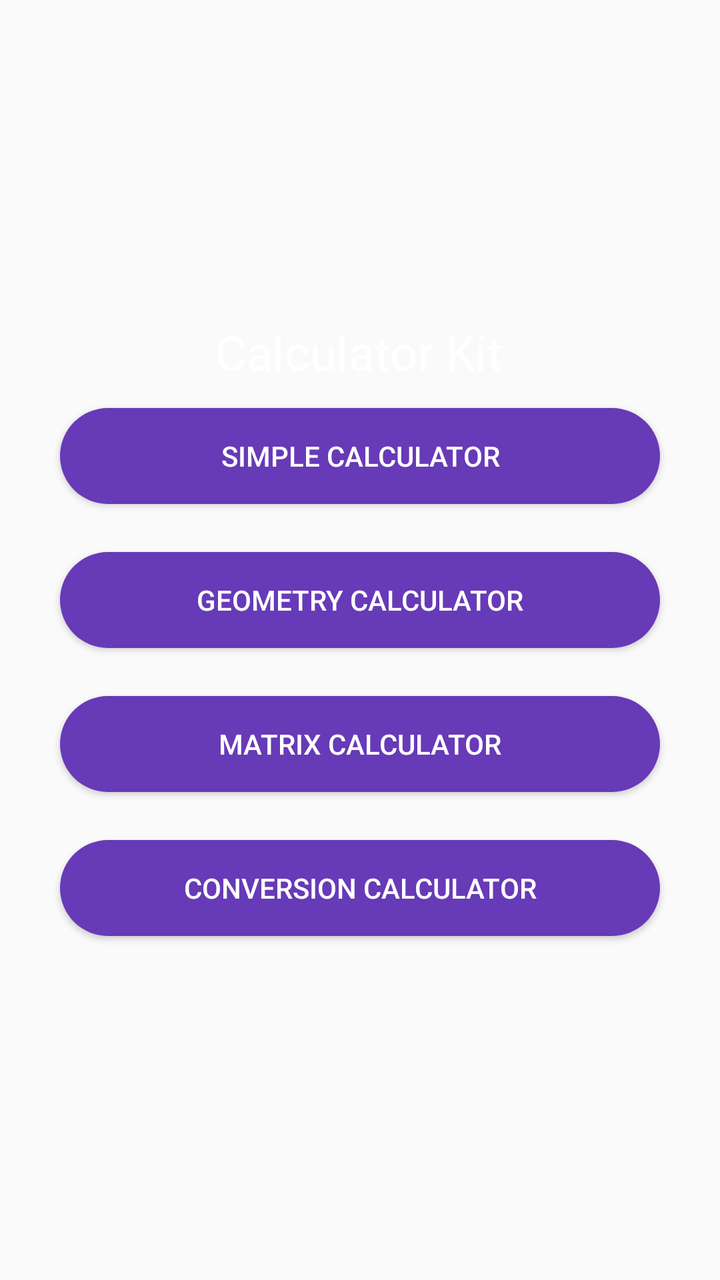
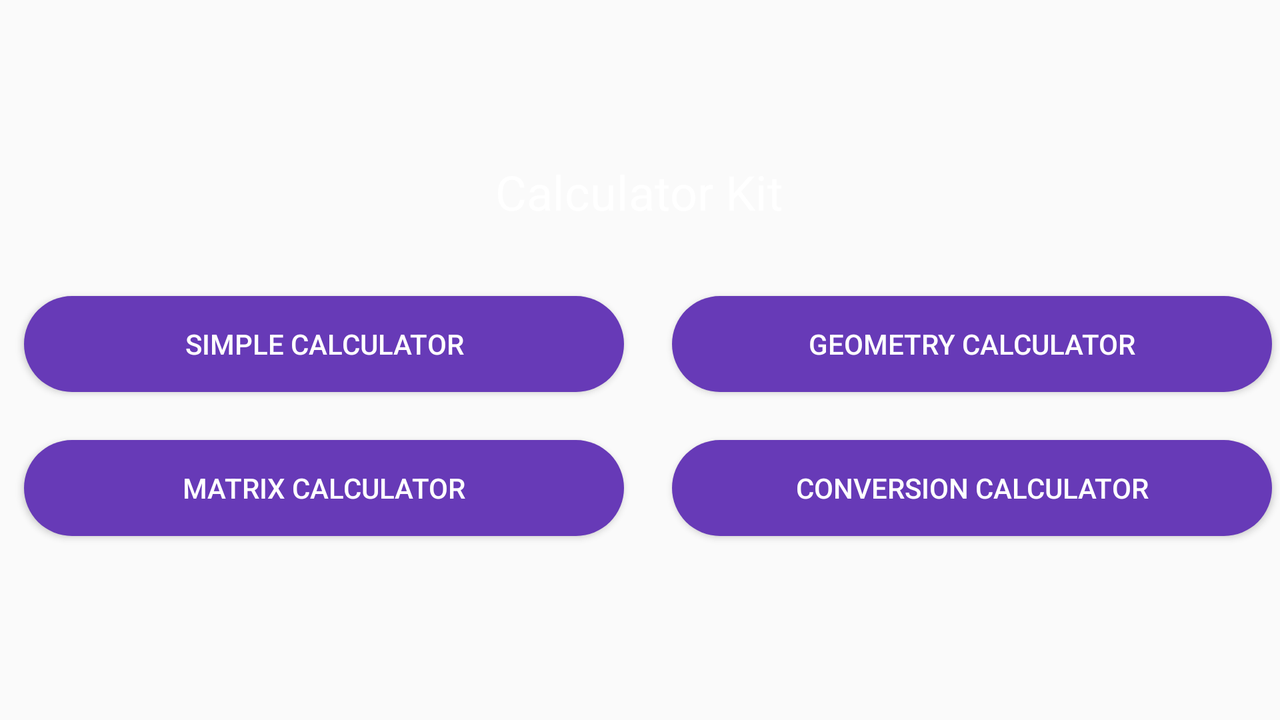

Compare how this app lays out the same screen by default and in its alternative resource folder. The renders come first, then the two layout files and the values they reference.
<!-- AndroidManifest.xml: application theme Theme.CalculatorKit -->
<!-- res/layout/activity_main.xml -->
<?xml version="1.0" encoding="utf-8"?>
<LinearLayout xmlns:android="http://schemas.android.com/apk/res/android"
    xmlns:tools="http://schemas.android.com/tools"
    android:layout_width="match_parent"
    android:layout_height="match_parent"
    android:gravity="center"
    android:orientation="vertical"
    android:background="@drawable/calculatorbackground">

    <TextView
        android:layout_width="wrap_content"
        android:layout_height="wrap_content"
        android:gravity="center"
        android:textSize="24dp"
        android:text="Calculator Kit"
        android:textColor="@color/white"/>

    <Button
        android:id="@+id/btnSimpleCalculator"
        android:layout_width="300dp"
        android:layout_height="wrap_content"
        android:layout_margin="12dp"
        android:text="@string/simple_calculator"
        android:background="@drawable/circle"
        android:textColor="@color/white"/>

    <Button
        android:id="@+id/btnGeometryCalculator"
        android:layout_width="300dp"
        android:layout_height="wrap_content"
        android:layout_margin="12dp"
        android:text="@string/geometry_calculator"
        android:background="@drawable/circle"
        android:textColor="@color/white"/>

    <Button
        android:id="@+id/btnMatrixCalculator"
        android:layout_width="300dp"
        android:layout_height="wrap_content"
        android:layout_margin="12dp"
        android:text="@string/matrix_calculator"
        android:background="@drawable/circle"
        android:textColor="@color/white"/>

    <Button
        android:id="@+id/btnConversionCalculator"
        android:layout_width="300dp"
        android:layout_height="wrap_content"
        android:layout_margin="12dp"
        android:text="@string/conversion_calculator"
        android:background="@drawable/circle"
        android:textColor="@color/white"/>

</LinearLayout>
<!-- resources referenced by this layout -->
<resources>
  <!-- drawable circle (drawable) -->
  <?xml version="1.0" encoding="utf-8"?>
  <selector xmlns:android="http://schemas.android.com/apk/res/android">
      <item>
          <shape android:shape="rectangle">
              <corners android:radius="1000dp"></corners>
              <solid android:color="#673AB7"></solid>
          </shape>
      </item>
  </selector>
  <string name="conversion_calculator">Conversion Calculator</string>
  <string name="geometry_calculator">Geometry Calculator</string>
  <string name="matrix_calculator">Matrix Calculator</string>
  <string name="simple_calculator">Simple Calculator</string>
  <style name="Theme.CalculatorKit" parent="Theme.AppCompat.Light.DarkActionBar">
          
          <item name="colorPrimary">@color/purple_500</item>
          <item name="colorPrimaryDark">@color/purple_700</item>
          <item name="colorAccent">@color/teal_200</item>
          
      </style>
</resources>
<!-- res/layout-land/activity_main.xml (the repository's variant of the layout above) -->
<!-- drawn on the phone turned sideways -->
<?xml version="1.0" encoding="utf-8"?>
<LinearLayout xmlns:android="http://schemas.android.com/apk/res/android"
    xmlns:tools="http://schemas.android.com/tools"
    android:layout_width="match_parent"
    android:layout_height="match_parent"
    android:gravity="center"
    android:orientation="vertical"
    android:background="@drawable/calculatorbackground">

    <TextView
        android:layout_width="wrap_content"
        android:layout_height="wrap_content"
        android:layout_gravity="center_horizontal"
        android:layout_marginBottom="24dp"
        android:textSize="24dp"
        android:text="Calculator Kit"
        android:textColor="@color/white"/>

    <LinearLayout
        android:layout_width="wrap_content"
        android:layout_height="wrap_content"
        android:layout_gravity="center_vertical|center_horizontal">

        <Button
            android:id="@+id/btnSimpleCalculator"
            android:layout_width="300dp"
            android:layout_height="wrap_content"
            android:layout_margin="12dp"
            android:text="@string/simple_calculator"
            android:background="@drawable/circle"
            android:textColor="@color/white"/>

        <Button
            android:id="@+id/btnGeometryCalculator"
            android:layout_width="300dp"
            android:layout_height="wrap_content"
            android:layout_margin="12dp"
            android:text="@string/geometry_calculator"
            android:background="@drawable/circle"
            android:textColor="@color/white"/>

    </LinearLayout>

    <LinearLayout
        android:layout_width="wrap_content"
        android:layout_height="wrap_content"
        android:layout_gravity="center_vertical|center_horizontal">

        <Button
            android:id="@+id/btnMatrixCalculator"
            android:layout_width="300dp"
            android:layout_height="wrap_content"
            android:layout_margin="12dp"
            android:text="@string/matrix_calculator"
            android:background="@drawable/circle"
            android:textColor="@color/white"/>

        <Button
            android:id="@+id/btnConversionCalculator"
            android:layout_width="300dp"
            android:layout_height="wrap_content"
            android:layout_margin="12dp"
            android:text="@string/conversion_calculator"
            android:background="@drawable/circle"
            android:textColor="@color/white"/>

    </LinearLayout>
</LinearLayout>
